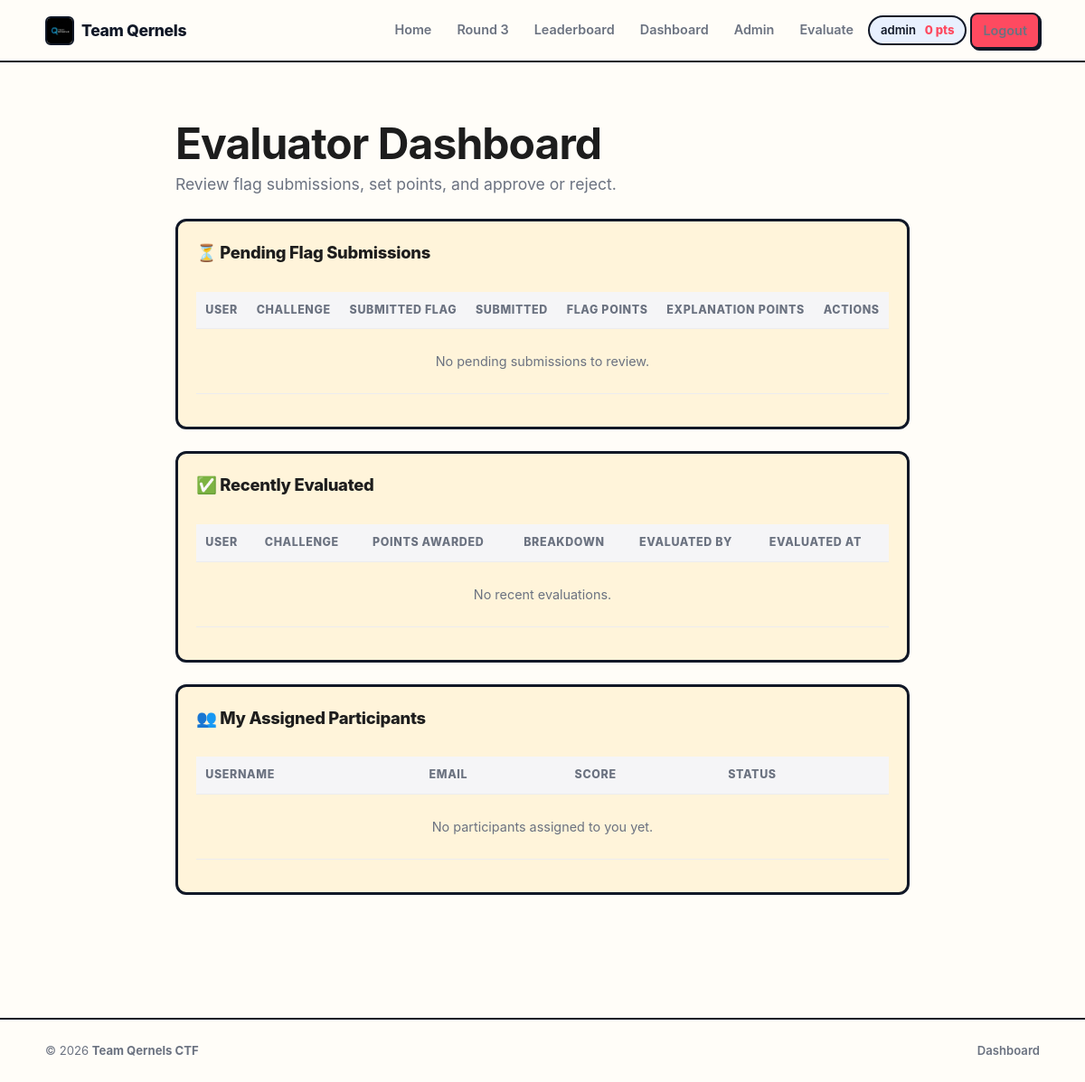
The app's page /evaluator/dashboard (signed in), older data.
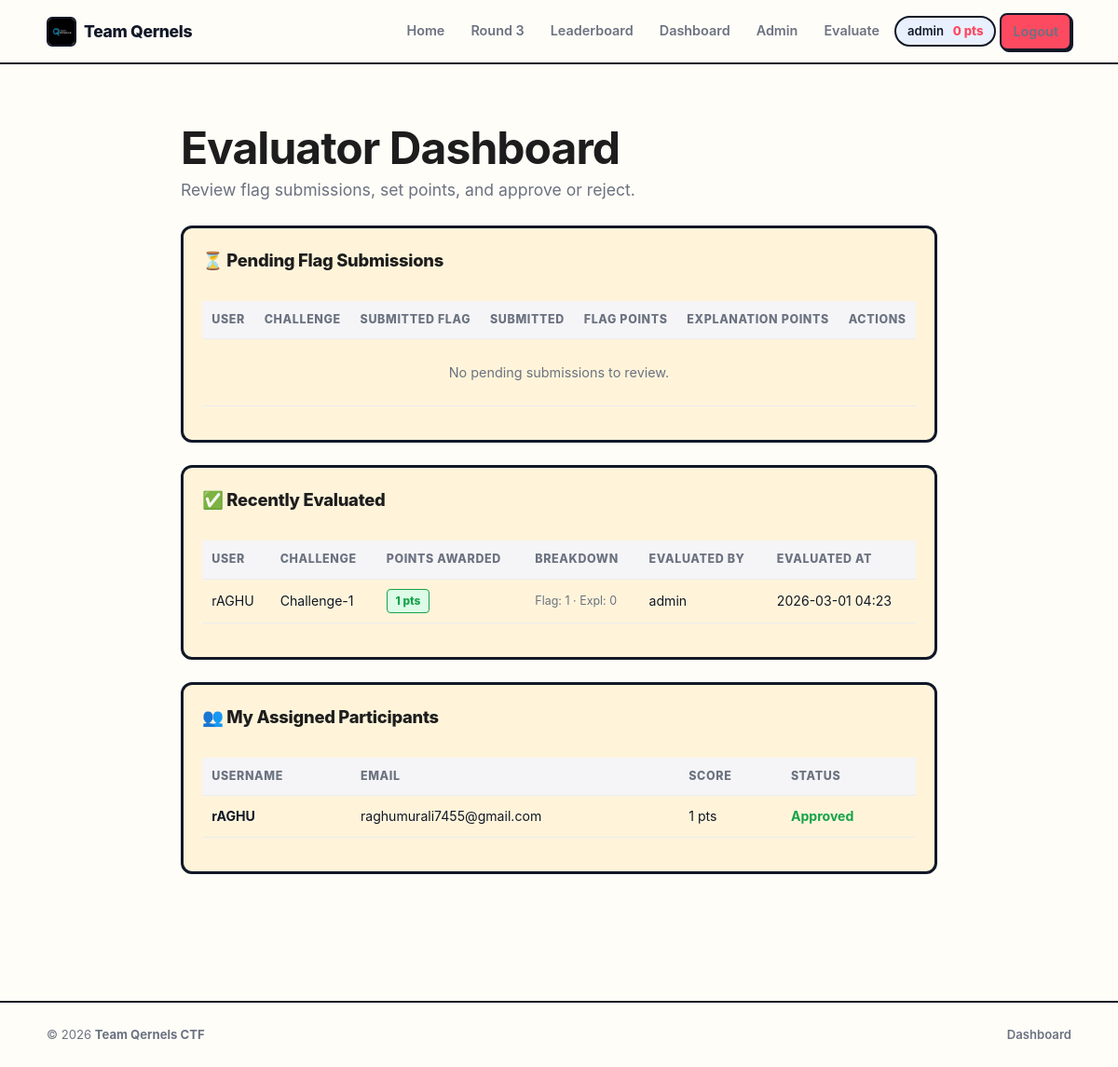
The same page, newer data.
### models.py (models this page shows, shortened)
class User(Base):
    __tablename__ = "users"
    id = Column(Integer, primary_key=True)
    username = Column(String(255), unique=True, nullable=False, index=True)
    email = Column(String(255), unique=True, nullable=False, index=True)
    password_hash = Column(String(255), nullable=False)
    created_at = Column(DateTime, default=datetime.utcnow)
    last_login = Column(DateTime)
    total_points = Column(Integer, default=0)
    is_admin = Column(Boolean, default=False)
    is_evaluator = Column(Boolean, default=False)
    is_approved = Column(Boolean, default=False)
    is_leaderboard_public = Column(Boolean, default=False)
    event_active = Column(Boolean, default=False)
    assigned_evaluator_id = Column(Integer, ForeignKey("users.id"), nullable=True)
    assigned_evaluator_rel = relationship(
        "User",
        foreign_keys=[assigned_evaluator_id],
        remote_side="User.id",
        backref="assigned_participants",
    )
    is_authenticated = True
    submissions = relationship(
        "Submission", backref="user", lazy=True,
        cascade="all, delete-orphan", foreign_keys="Submission.user_id",
    )
    scores = relationship(
        "Score", foreign_keys="Score.user_id", backref="user",
        lazy=True, cascade="all, delete-orphan",
    )
    approved_scores = relationship(
        "Score", foreign_keys="Score.approved_by",
        backref="approved_by_user", lazy=True,
    )

class Score(Base):
    __tablename__ = "scores"
    id = Column(Integer, primary_key=True)
    user_id = Column(Integer, ForeignKey("users.id"), nullable=False)
    challenge_id = Column(Integer, ForeignKey("challenges.id"), nullable=False)
    flag_id = Column(Integer, ForeignKey("flags.id"), nullable=False)
    points = Column(Integer, nullable=False)
    flag_points = Column(Integer, default=0)
    explanation_points = Column(Integer, default=0)
    is_approved = Column(Boolean, default=False)
    approved_by = Column(Integer, ForeignKey("users.id"), nullable=True)
    awarded_at = Column(DateTime, default=datetime.utcnow)
    approved_at = Column(DateTime, nullable=True)
    leaderboard_visible = Column(Boolean, default=False)
    __table_args__ = (UniqueConstraint("user_id", "flag_id", name="user_flag_unique"),)

class Challenge(Base):
    __tablename__ = "challenges"
    id = Column(Integer, primary_key=True)
    title = Column(String(255), nullable=False)
    description = Column(Text, nullable=False)
    category = Column(String(100))
    difficulty = Column(String(50))
    total_points = Column(Integer, default=100)
    source_file_path = Column(String(255))
    order_position = Column(Integer, default=0)
    is_revealed = Column(Boolean, default=False)
    created_at = Column(DateTime, default=datetime.utcnow)
    flags = relationship("Flag", backref="challenge", lazy=True, cascade="all, delete-orphan")
    submissions = relationship("Submission", backref="challenge", lazy=True, cascade="all, delete-orphan")
    scores = relationship("Score", backref="challenge", lazy=True, cascade="all, delete-orphan")

### routes/evaluator.py (the view)
@router.get("/dashboard", name="evaluator.dashboard")
def dashboard(request: Request):
    redirect = _require_evaluator(request)
    if redirect:
        return redirect
    db = request.state.db
    user = request.state.user
    from challenge_catalog import get_catalog_by_order
    catalog = get_catalog_by_order()
    all_pending = db.query(Score).filter_by(is_approved=False).order_by(Score.awarded_at.desc()).all()
    pending_rows = []
    for score in all_pending:
        if not user.is_admin:
            participant = db.query(User).get(score.user_id)
            if not participant or participant.assigned_evaluator_id != user.id:
                continue
        latest = _latest_correct_submission(db, score)
        challenge = db.query(Challenge).get(score.challenge_id)
        cfg = catalog.get(challenge.order_position, {}) if challenge else {}
        pending_rows.append({
            "score": score,
            "latest_flag_value": latest.submitted_flag if latest else "",
            "submitted_at": latest.submitted_at if latest else score.awarded_at,
            "max_points": challenge.total_points if challenge else 0,
            "flag_points_max": cfg.get("flag_points_max", 0),
            "explanation_points_max": cfg.get("explanation_points_max", 0),
        })
    recent_approved = (
        db.query(Score).filter_by(is_approved=True, approved_by=user.id)
        .order_by(Score.approved_at.desc()).limit(20).all()
    )
    if user.is_admin:
        assigned_participants = db.query(User).filter(
            User.is_admin == False, User.is_evaluator == False
        ).order_by(User.username).all()
    else:
        assigned_participants = db.query(User).filter_by(
            assigned_evaluator_id=user.id
        ).order_by(User.username).all()
    return render(
        "evaluator_dashboard.html",
        request,
        pending_rows=pending_rows,
        recent_approved=recent_approved,
        assigned_participants=assigned_participants,
    )

### templates/evaluator_dashboard.html (shortened to what this page needs)
{% extends "base.html" %}
{% block content %}
<h1 style="margin-bottom:0.25rem;">Evaluator Dashboard</h1>
<p style="color:var(--text-muted); margin-bottom:1.5rem;">Review flag submissions, set points, and approve or reject.</p>
<div class="section">
    <h2>&#9203; Pending Flag Submissions</h2>
    <div class="table-wrap">
        <table>
            <thead>
                <tr>
                    <th>User</th>
                    <th>Challenge</th>
                    <th>Submitted Flag</th>
                    <th>Submitted</th>
                    <th>Flag Points</th>
                    <th>Explanation Points</th>
                    <th>Actions</th>
                </tr>
            </thead>
            <tbody>
                {% if pending_rows %}
                    {% for row in pending_rows %}
                    <tr>
                        <td><strong>{{ row.score.user.username }}</strong></td>
                        <td>{{ row.score.challenge.title }}</td>
                        <td><code style="background:var(--bg-input); padding:0.15rem 0.4rem; border-radius:4px;">{{ row.latest_flag_value }}</code></td>
                        <td>{{ row.submitted_at.strftime('%Y-%m-%d %H:%M') if row.submitted_at else '-' }}</td>
                        <td>
                            <div style="display:flex; align-items:center; gap:0.3rem;">
                                <input type="number" name="flag_points" form="approve-{{ row.score.id }}" class="pts-input" min="0" max="{{ row.flag_points_max }}" value="{{ row.flag_points_max }}" required>
                                <span class="pts-max">/ {{ row.flag_points_max }}</span>
                            </div>
                        </td>
                        <td>
                            <div style="display:flex; align-items:center; gap:0.3rem;">
                                <input type="number" name="explanation_points" form="approve-{{ row.score.id }}" class="pts-input" min="0" max="{{ row.explanation_points_max }}" value="0" required>
                                <span class="pts-max">/ {{ row.explanation_points_max }}</span>
                            </div>
                        </td>
                        <td>
                            <div class="actions">
                                <form method="POST" id="approve-{{ row.score.id }}" class="inline-form" action="{{ url_for('evaluator.approve_score', score_id=row.score.id) }}">
                                    <button type="submit" class="btn btn-success" style="padding:0.4rem 0.7rem; font-size:0.82rem;">Approve</button>
                                </form>
                                <form method="POST" class="inline-form" action="{{ url_for('evaluator.reject_score', score_id=row.score.id) }}">
                                    <button type="submit" class="btn btn-danger" style="padding:0.4rem 0.7rem; font-size:0.82rem;">Reject</button>
                                </form>
                            </div>
                        </td>
                    </tr>
                    {% endfor %}
                {% else %}
                    <tr><td colspan="7" class="empty-msg">No pending submissions to review.</td></tr>
                {% endif %}
            </tbody>
        </table>
    </div>
</div>
<div class="section">
    <h2>&#9989; Recently Evaluated</h2>
    <div class="table-wrap">
        <table>
            <thead>
                <tr>
                    <th>User</th>
                    <th>Challenge</th>
                    <th>Points Awarded</th>
                    <th>Breakdown</th>
                    <th>Evaluated By</th>
                    <th>Evaluated At</th>
                </tr>
            </thead>
            <tbody>
                {% if recent_approved %}
                    {% for score in recent_approved %}
                    <tr>
                        <td>{{ score.user.username }}</td>
                        <td>{{ score.challenge.title }}</td>
                        <td><span class="badge-approved">{{ score.points }} pts</span></td>
                        <td style="font-size:0.78rem; color:var(--text-muted);">Flag: {{ score.flag_points or 0 }} &middot; Expl: {{ score.explanation_points or 0 }}</td>
                        <td>{{ score.approved_by_user.username if score.approved_by_user else '-' }}</td>
                        <td>{{ score.approved_at.strftime('%Y-%m-%d %H:%M') if score.approved_at else '-' }}</td>
                    </tr>
                    {% endfor %}
                {% else %}
                    <tr><td colspan="6" class="empty-msg">No recent evaluations.</td></tr>
                {% endif %}
            </tbody>
        </table>
    </div>
</div>
<div class="section">
    <h2>&#128101; My Assigned Participants</h2>
    <div class="table-wrap">
        <table>
            <thead>
                <tr>
                    <th>Username</th>
                    <th>Email</th>
                    <th>Score</th>
                    <th>Status</th>
                </tr>
            </thead>
            <tbody>
                {% if assigned_participants %}
                    {% for p in assigned_participants %}
                    <tr>
                        <td><strong>{{ p.username }}</strong></td>
                        <td>{{ p.email }}</td>
                        <td>{{ p.total_points }} pts</td>
                        <td>
                            {% if p.is_approved %}
                                <span style="color:var(--green); font-weight:700;">Approved</span>
                            {% else %}
                                <span style="color:var(--red); font-weight:700;">Pending</span>
                            {% endif %}
                        </td>
                    </tr>
                    {% endfor %}
                {% else %}
                    <tr><td colspan="4" class="empty-msg">No participants assigned to you yet.</td></tr>
                {% endif %}
            </tbody>
        </table>
    </div>
</div>
{% endblock %}

### templates/base.html (shortened to what this page needs)
<!DOCTYPE html>
<html lang="en">
<head>
    <link rel="stylesheet" href="{{ url_for('static', filename='styles.css') }}">
</head>
<body>
    <header>
        <nav>
            <a href="{{ url_for('index') }}" class="logo">
                <img src="{{ url_for('static', filename='team_qernels_logo.jpeg') }}" alt="Team Qernels">
                <span>Team Qernels</span>
            </a>
            <ul class="nav-links">
                <li><a href="{{ url_for('index') }}">Home</a></li>
                {% if current_user.is_authenticated %}
                    {% if current_user.is_admin or (site_config and site_config.active_round == 3) %}
                    <li><a href="{{ url_for('challenges.list_challenges') }}">Round 3</a></li>
                    <li><a href="{{ url_for('challenges.leaderboard') }}">Leaderboard</a></li>
                    {% endif %}
                    <li><a href="{{ url_for('challenges.dashboard') }}">Dashboard</a></li>
                    {% if current_user.is_admin %}
                        <li><a href="{{ url_for('admin.dashboard') }}">Admin</a></li>
                    {% endif %}
                    {% if current_user.is_evaluator or current_user.is_admin %}
                        <li><a href="{{ url_for('evaluator.dashboard') }}">Evaluate</a></li>
                    {% endif %}
                    <li>
                        <span class="nav-user-chip">
                            {{ current_user.username }}&nbsp;<span class="nav-pts">{{ current_user.total_points }} pts</span>
                        </span>
                    </li>
                    <li><a href="{{ url_for('auth.logout') }}" class="btn btn-danger btn-sm">Logout</a></li>
                {% else %}
                    <li><a href="{{ url_for('auth.login') }}">Login</a></li>
                    <li><a href="{{ url_for('auth.register') }}" class="nav-pill btn">Register</a></li>
                {% endif %}
            </ul>
        </nav>
    </header>
    <div class="container">
        <div class="content">
            {% block content %}{% endblock %}
        </div>
    </div>
    <footer>
        <div class="footer-inner">
            <span>&copy; 2026 <strong>Team Qernels CTF</strong></span>
            <div class="footer-links">
                {% if current_user.is_authenticated %}
                <a href="{{ url_for('challenges.dashboard') }}">Dashboard</a>
                {% endif %}
            </div>
        </div>
    </footer>
</body>
</html>

Row changes from the older to the newer data that the page shows:
added Score: user.username "rAGHU", challenge "Challenge-1", points "1", flag_points "1", explanation_points "0", approved_by_user "admin", approved_at "2026-03-01 04:23"
added User: username "rAGHU", email "raghumurali7455@gmail.com", total_points "1", is_approved "Approved"
Text that changed along with them:
text no longer shown: "No recent evaluations. No participants assigned to you yet."
